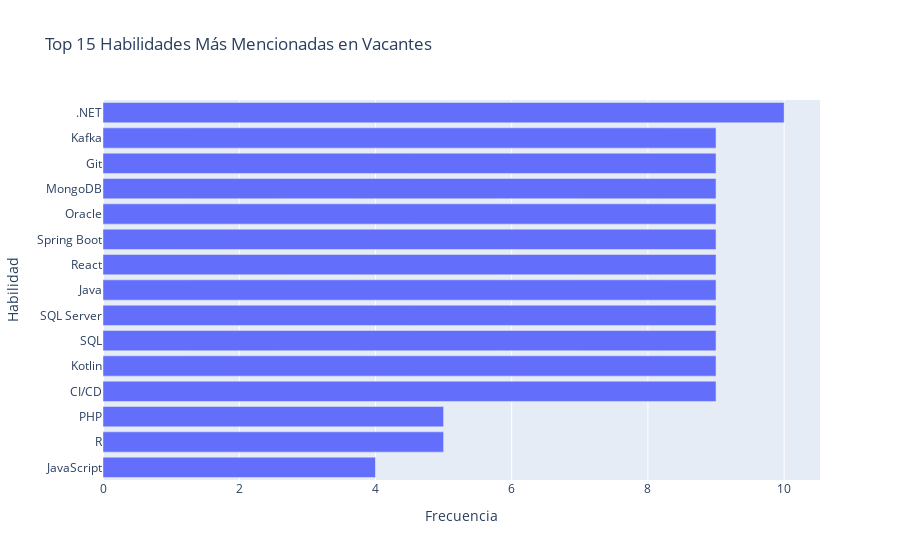

The notebook cell saved with this chart:
### Markdown cell above
### 3.3. Habilidades Más Demandadas (Basado en datos crudos de `jobs`)

Aquí visualizamos las habilidades más frecuentes directamente de las vacantes, para ver la demanda general.

### Code cell
if not df_skills.empty and 'skill_name' in df_skills.columns:
    demanded_skills = df_skills['skill_name'].value_counts().reset_index()
    demanded_skills.columns = ['Habilidad', 'Frecuencia']
    fig = px.bar(demanded_skills.head(15), x='Frecuencia', y='Habilidad', orientation='h',
                 title='Top 15 Habilidades Más Mencionadas en Vacantes',
                 color_continuous_scale=px.colors.sequential.Blues)
    fig.update_layout(yaxis={'categoryorder':'total ascending'})
    fig.show()
else:
    print("No hay datos de habilidades para visualizar.")

### Figure 1 — Plotly figure (JSON) as saved in the notebook; plotly's stock layout.template omitted (floating-point values rounded to 4 significant figures)
{"data": [{"hovertemplate": "Frecuencia=%{x}<br>Habilidad=%{y}<extra></extra>", "legendgroup": "", "marker": {"color": "#636efa", "pattern": {"shape": ""}}, "name": "", "orientation": "h", "showlegend": false, "textposition": "auto", "type": "bar", "x": [10, 9, 9, 9, 9, 9, 9, 9, 9, 9, 9, 9, 5, 5, 4], "xaxis": "x", "y": [".NET", "CI/CD", "Kotlin", "SQL", "SQL Server", "Java", "React", "Spring Boot", "Oracle", "MongoDB", "Git", "Kafka", "R", "PHP", "JavaScript"], "yaxis": "y"}], "layout": {"barmode": "relative", "legend": {"tracegroupgap": 0}, "title": {"text": "Top 15 Habilidades Más Mencionadas en Vacantes"}, "xaxis": {"anchor": "y", "domain": [0, 1], "title": {"text": "Frecuencia"}}, "yaxis": {"anchor": "x", "categoryorder": "total ascending", "domain": [0, 1], "title": {"text": "Habilidad"}}}}
